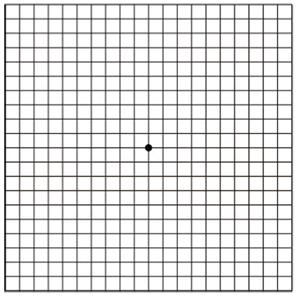
#> input picture opencv-tutorial-study-master/taskImage/test.jpg, 299 x 298 px, found by its file name
$ python hough.py
#> lines starting #> are read from the running program, lines starting #| are printed output that depends on the picture; after the words box and inside, x2 and y2 are one past the last pixel; in counts of white or black regions, pixels touching at a corner belong together
import cv2
import numpy as np
import os
from matplotlib import pyplot as plt

os.chdir('C:\\Users\\user\\Desktop\\opencv')

img = cv2.imread('test.jpg')
#> img is the input picture: shape (298, 299, 3); mean B, G, R 222.9, 223, 223.2

gray = cv2.cvtColor(img,cv2.COLOR_BGR2GRAY)
edges = cv2.Canny(gray,50,150,apertureSize = 3)
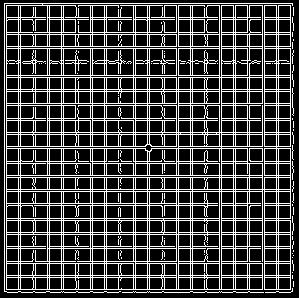
#> edges: shape (298, 299); 24.1% white in thin lines or dots
lines = cv2.HoughLines(edges,1,np.pi/180,200)
#> lines = 79 rows, first 8: [4, 0], [3, 1.57], [6, 0], [221, 0], [276, 0], [189, 1.57], [233, 0], [235, 0]
if lines is not None:
    for rho,theta in lines[0]:
        a = np.cos(theta)
        b = np.sin(theta)
        x0 = a*rho
        y0 = b*rho
        x1 = int(x0 + 1000*(-b))
        y1 = int(y0 + 1000*(a))
        x2 = int(x0 - 1000*(-b))
        y2 = int(y0 - 1000*(a))

        cv2.line(img,(x1,y1),(x2,y2),(0,0,255),2)
#> this loop made 1 pass
#> (rho, theta, a, b, x0, y0, x1, y1) on pass 1: (4, 0, 1, 0, 4, 0, 4, 1000)
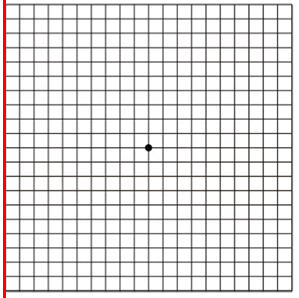
#> img: shape (298, 299, 3); 1% of pixels changed, all inside (x1, y1, x2, y2) = (3, 0, 6, 298)

cv2.imwrite('hough4.jpg',img)
